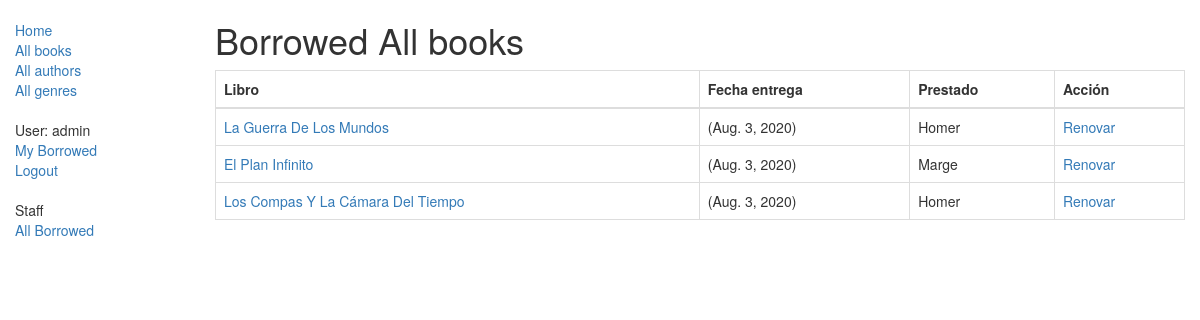
Page /catalog/borrowed/ (signed in) on the committed database.
### catalog/models.py (models this page shows, shortened)
class BookInstance(models.Model):
    id = models.UUIDField(primary_key=True, default=uuid.uuid4,
                          help_text="ID único para este libro particular en toda la biblioteca")
    book = models.ForeignKey('Book', on_delete=models.SET_NULL, null=True)
    imprint = models.CharField(max_length=200)
    due_back = models.DateField(null=True, blank=True)
    LOAN_STATUS = (
        ('m', 'Maintenance'),
        ('o', 'On loan'),
        ('a', 'Available'),
        ('r', 'Reserved'),
    )
    status = models.CharField(max_length=1, choices=LOAN_STATUS, blank=True, default='m',
                              help_text='Disponibilidad del libro')
    borrower = models.ForeignKey(User, on_delete=models.SET_NULL, null=True, blank=True)
    class Meta:
        ordering = ["due_back"]
    class Meta:
        permissions = (("can_mark_returned", "Set book as returned"),)

class Book(models.Model):
    title = models.CharField(max_length=200)
    author = models.ForeignKey('Author', on_delete=models.SET_NULL, null=True)
    summary = models.TextField(max_length=1000, help_text="Ingrese una breve descripción del libro")
    isbn = models.CharField('ISBN', max_length=13,
                            help_text='13 Caracteres <a href="https://www.isbn-international.org/content/what-isbn">ISBN number</a>')
    genre = models.ManyToManyField(Genre, help_text="Seleccione un genero para este libro")
    def display_genre(self):
        """
        Creates a string for the Genre. This is required to display genre in Admin.
        """
        return ', '.join([genre.name for genre in self.genre.all()])
    display_genre.short_description = 'Genre'

### catalog/views.py (the view)
class LoanedBooksByAllListView(LoginRequiredMixin, generic.ListView):
    permission_required = ('catalog.can_mark_returned', 'catalog.can_edit')
    """
    Generic class-based view listing books on loan to current user.
    """
    model = BookInstance
    template_name = 'catalog/bookinstance_list_borrowed_all.html'
    paginate_by = 10
    def get_queryset(self):
        return BookInstance.objects.filter(status__exact='o').order_by('due_back')

### catalog/templates/catalog/bookinstance_list_borrowed_all.html
{% extends "base_generic.html" %}
{% block content %}
    <h1>Borrowed All books</h1>
    {% if perms.catalog.can_mark_returned %}
        {% if bookinstance_list %}
            <table class="table table-bordered">
                <thead>
                <tr>
                    <th>Libro</th>
                    <th>Fecha entrega</th>
                    <th>Prestado</th>
                    <th>Acción</th>
                </tr>
                </thead>
                <tbody>
                {% for bookinst in bookinstance_list %}
                    <tr>
                        <td>
                            <a href="{% url 'book-detail' bookinst.book.pk %}">{{ bookinst.book.title }}</a>
                        </td>
                        <td>
                            ({{ bookinst.due_back }})
                        </td>
                        <td> {{ bookinst.borrower }}</td>
                        <td>
                            <a href="{% url 'renew-book-librarian' bookinst.id %}">Renovar</a>
                        </td>
                    </tr>
                {% endfor %}
                </tbody>
            </table>
        {% else %}
            <p>There are no books borrowed.</p>
        {% endif %}
    {% else %}
        <p>You can not authorized to view all books borrowed.</p>
    {% endif %}
{% endblock %}

### catalog/templates/base_generic.html (shortened to what this page needs)
<!DOCTYPE html>
<html lang="en">
<head>
    <link rel="stylesheet" href="https://maxcdn.bootstrapcdn.com/bootstrap/3.3.7/css/bootstrap.min.css">
    {% load static %}
    <link rel="stylesheet" href="{% static 'css/styles.css' %}">
</head>
<body>
<div class="container-fluid">
    <div class="row">
        <div class="col-sm-2">
            {% block sidebar %}
                <ul class="sidebar-nav">
                    <li><a href="{% url 'index' %}">Home</a></li>
                    <li><a href="{% url 'books' %}">All books</a></li>
                    <li><a href="{% url 'authors' %}">All authors</a></li>
                    <li><a href="{% url 'genres' %}">All genres</a></li>
                </ul>
                <ul class="sidebar-nav">
                    {% if user.is_authenticated %}
                        <li>User: {{ user.get_username }}</li>
                        <li><a href="{% url 'my-borrowed' %}">My Borrowed</a></li>
                        <li><a href="{% url 'logout' %}?next={{ request.path }}">Logout</a></li>
                    {% else %}
                        <li><a href="{% url 'login' %}?next={{ request.path }}">Login</a></li>
                    {% endif %}
                </ul>
                <ul class="sidebar-nav">
                    <li>Staff</li>
                    <li><a href="{% url 'all-borrowed' %}">All Borrowed</a></li>
                </ul>
            {% endblock %}
        </div>
        <div class="col-sm-10 ">
            {% block content %}
            {% endblock %}
        </div>
    </div>
</div>
</body>
</html>

### catalog/templates/static/styles.css (style rules this page uses)
.sidebar-nav { margin-top: 20px; padding: 0; list-style: none; }

### rows in the picture
BookInstance: book "La Guerra De Los Mundos", due_back "Aug. 3, 2020", borrower "Homer"
BookInstance: book "El Plan Infinito", due_back "Aug. 3, 2020", borrower "Marge"
BookInstance: book "Los Compas Y La Cámara Del Tiempo", due_back "Aug. 3, 2020", borrower "Homer"

### other values in the picture
{{ user.get_username }} "admin"
